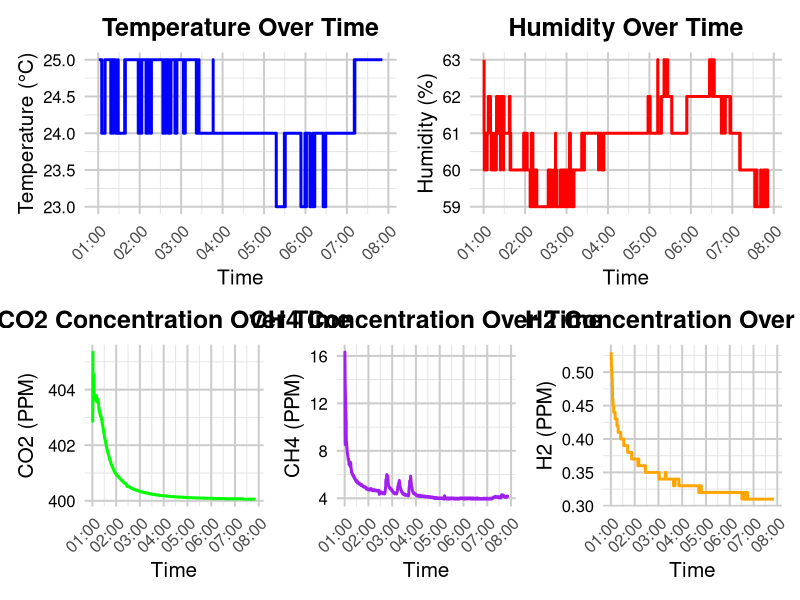

Recreate this plot in R.
library(ggplot2)
library(dplyr)
library(patchwork)
library(scales)

# Read the CSV file
day2_data <- read.csv("DAY2.CSV")

# Convert the datetime column to POSIXct
day2_data$datetime <- as.POSIXct(day2_data$datetime, format="%m/%d/%Y %H:%M:%S")

# Define a custom theme for the plots
custom_theme <- theme_minimal(base_size = 15) +
  theme(
    plot.background = element_rect(fill = "white", color = NA),
    panel.background = element_rect(fill = "white", color = NA),
    panel.grid.major = element_line(color = "gray80"),
    panel.grid.minor = element_line(color = "gray90"),
    axis.text.x = element_text(angle = 45, hjust = 1),
    axis.text.y = element_text(color = "black"),
    plot.title = element_text(hjust = 0.5, face = "bold"),
    legend.position = "none"
  )

# Create a plot for each variable
plot_temperature <- ggplot(day2_data, aes(x = datetime, y = temperature)) +
  geom_line(color = "blue", size = 1) +
  labs(title = "Temperature Over Time", x = "Time", y = "Temperature (°C)") +
  scale_x_datetime(date_breaks = "1 hour", date_labels = "%H:%M") +
  custom_theme

plot_humidity <- ggplot(day2_data, aes(x = datetime, y = humidity)) +
  geom_line(color = "red", size = 1) +
  labs(title = "Humidity Over Time", x = "Time", y = "Humidity (%)") +
  scale_x_datetime(date_breaks = "1 hour", date_labels = "%H:%M") +
  custom_theme

plot_CO2 <- ggplot(day2_data, aes(x = datetime, y = CO2_PPM)) +
  geom_line(color = "green", size = 1) +
  labs(title = "CO2 Concentration Over Time", x = "Time", y = "CO2 (PPM)") +
  scale_x_datetime(date_breaks = "1 hour", date_labels = "%H:%M") +
  custom_theme

plot_CH4 <- ggplot(day2_data, aes(x = datetime, y = CH4_PPM)) +
  geom_line(color = "purple", size = 1) +
  labs(title = "CH4 Concentration Over Time", x = "Time", y = "CH4 (PPM)") +
  scale_x_datetime(date_breaks = "1 hour", date_labels = "%H:%M") +
  custom_theme

plot_H2 <- ggplot(day2_data, aes(x = datetime, y = H2_PPM)) +
  geom_line(color = "orange", size = 1) +
  labs(title = "H2 Concentration Over Time", x = "Time", y = "H2 (PPM)") +
  scale_x_datetime(date_breaks = "1 hour", date_labels = "%H:%M") +
  custom_theme

# Combine and print the plots
print((plot_temperature | plot_humidity) /
        (plot_CO2 | plot_CH4 | plot_H2))
